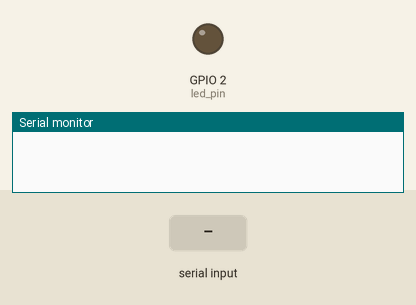
Recording of a sketch running on a simulated ESP32. On the bench: output pins drawn as LEDs (lit = HIGH), the last lines printed to the serial monitor. Dashed ring = blinking. Inputs (shaded band) come from the test bench.

Above: at 0.0 s.
At 1.8 s:
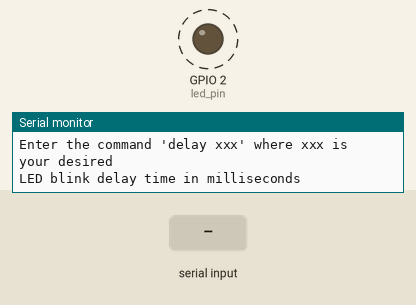
1.9 s: "90,45\n" received over Serial
4.9 s: "0\n" received over Serial
Timing chart, 0 to 13.9 s (numbered marks = the images above; inputs shaded):
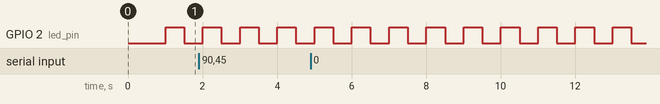

Measured:
- by itself, GPIO 2 (led_pin): alternates HIGH for 0.50 s and LOW for 0.50 s

The sketch:

003_ESP32_FreeRTOS_Queue.ino
```cpp
#if CONFIG_FREERTOS_UNICORE
  static const BaseType_t app_cpu = 0;
#else
  static const BaseType_t app_cpu = 1;
#endif

#define LED_BUILTIN 2

// Settings
static const uint8_t buf_len = 255;     // Size of buffer to look for command
static const char command[] = "delay "; // Note the space!
static const int delay_queue_len = 5;   // Size of delay_queue
static const int msg_queue_len = 5;     // Size of msg_queue
static const uint8_t blink_max = 100;   // Num times to blink before message

// Pins (change this if your Arduino board does not have LED_BUILTIN defined)
static const int led_pin = LED_BUILTIN;

// Message struct for queue communication
typedef struct Message {
  char body[20];
  int count;
} Message;

// Globals
static QueueHandle_t delay_queue;
static QueueHandle_t msg_queue;

//*****************************************************************************
// Task: Command Line Interface
void doCLI(void *parameters) {

  Message rcv_msg;
  char c;
  char buf[buf_len];
  uint8_t idx = 0;
  uint8_t cmd_len = strlen(command);
  int led_delay;

  memset(buf, 0, buf_len);

  while (1) {

    // Check if message available from Blink task
    if (xQueueReceive(msg_queue, (void *)&rcv_msg, 0) == pdTRUE) {
      Serial.print(rcv_msg.body);
      Serial.println(rcv_msg.count);
    }

    // Read from Serial
    if (Serial.available() > 0) {
      c = Serial.read();

      // Store received character in buffer
      if (idx < buf_len - 1) {
        buf[idx] = c;
        idx++;
      }

      // On newline: process command
      if ((c == '\n') || (c == '\r')) {
        buf[idx] = '\0';  // Null terminate buffer
        Serial.print("\r\n");

        // Check if buffer starts with "delay "
        if (memcmp(buf, command, cmd_len) == 0) {
          char *tail = &buf[cmd_len];     // pointer to number after "delay "
          led_delay = atoi(tail);
          led_delay = abs(led_delay);

          // Send delay to blink task
          if (xQueueSend(delay_queue, (void *)&led_delay, 10) != pdTRUE) {
            Serial.println("ERROR: Could not put item on delay queue.");
          }
        }

        // Reset buffer
        memset(buf, 0, buf_len);
        idx = 0;
      } else {
        // Echo characters
        Serial.print(c);
      }
    }
  }
}

//*****************************************************************************
// Task: Blink LED with delay from queue
void blinkLED(void *parameters) {

  Message msg;
  int led_delay = 500;   // Default delay
  uint8_t counter = 0;

  pinMode(led_pin, OUTPUT);

  while (1) {

    // See if new delay value arrived
    if (xQueueReceive(delay_queue, (void *)&led_delay, 0) == pdTRUE) {
      strcpy(msg.body, "Delay updated to ");
      msg.count = led_delay;
      xQueueSend(msg_queue, (void *)&msg, 10);
    }

    // Blink LED
    digitalWrite(led_pin, HIGH);
    vTaskDelay(led_delay / portTICK_PERIOD_MS);
    digitalWrite(led_pin, LOW);
    vTaskDelay(led_delay / portTICK_PERIOD_MS);

    // Increment blink counter
    counter++;
    if (counter >= blink_max) {
      strcpy(msg.body, "Blinked ");
      msg.count = counter;
      xQueueSend(msg_queue, (void *)&msg, 10);
      counter = 0;
    }
  }
}

//*****************************************************************************
// Main (setup + loop)

void setup() {
  Serial.begin(115200);
  vTaskDelay(1000 / portTICK_PERIOD_MS);

  Serial.println();
  Serial.println("---FreeRTOS Queue Solution (Fixed)---");
  Serial.println("Enter the command 'delay xxx' where xxx is your desired ");
  Serial.println("LED blink delay time in milliseconds");

  // Create queues
  delay_queue = xQueueCreate(delay_queue_len, sizeof(int));
  msg_queue = xQueueCreate(msg_queue_len, sizeof(Message));

  // Start CLI task
  xTaskCreatePinnedToCore(doCLI,
                          "CLI",
                          2048,
                          NULL,
                          1,
                          NULL,
                          app_cpu);

  // Start Blink task
  xTaskCreatePinnedToCore(blinkLED,
                          "Blink LED",
                          2048,
                          NULL,
                          1,
                          NULL,
                          app_cpu);

  // Delete setup task
  vTaskDelete(NULL);
}

void loop() {
  // Should never get here
}
```
